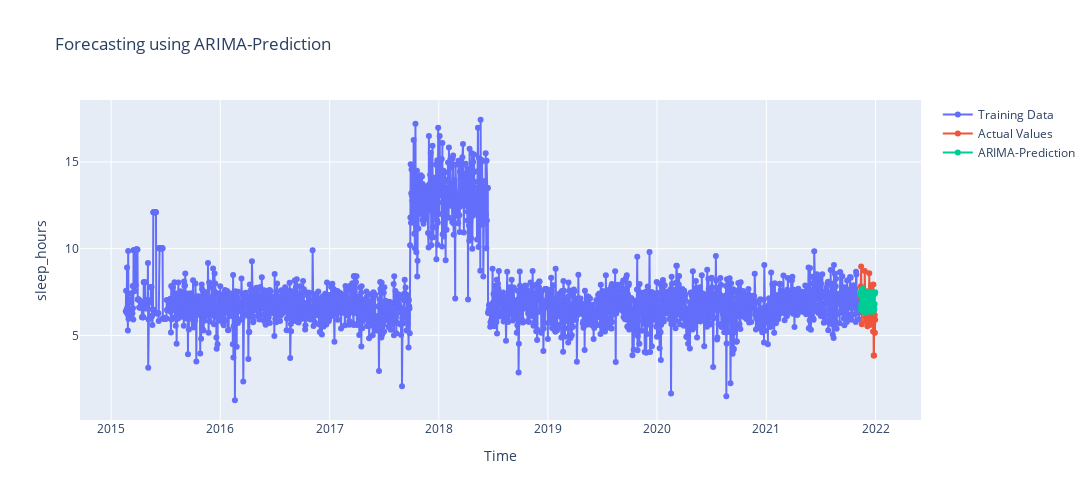

Notebook cell for this chart:
### Code cell
# Convert train_series into a pandas dataframe and reset index
df_train = train.pd_dataframe().reset_index()

# Convert test_series into a pandas dataframe and reset index
df_test = test.pd_dataframe().reset_index()

# Convert prediction into a pandas dataframe and reset index
forecast = predictions.pd_dataframe().reset_index()


x_feature ='date' 
y_feature='sleep_hours'
model_name = 'Arima Prediction'
train_test_predicted_plot(df_train,df_test,x_feature,y_feature,forecast,'ARIMA-Prediction')
